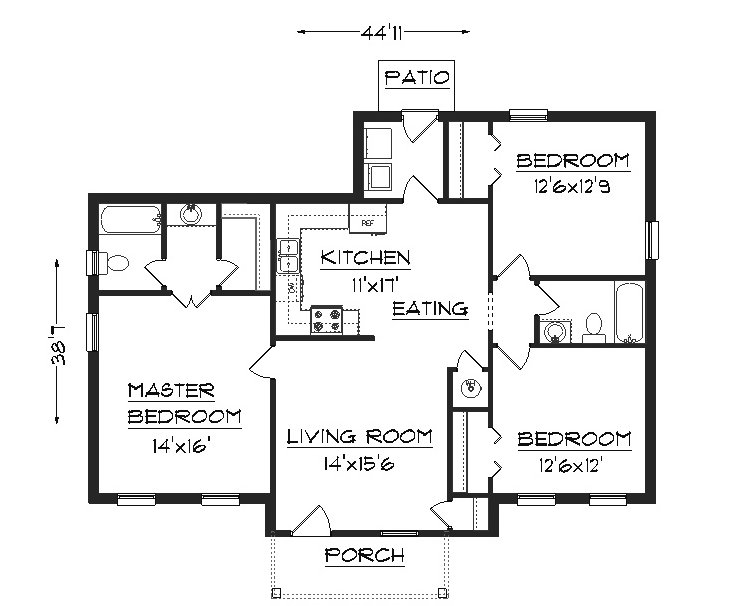
#> input picture course_opencv_learning-main/photos/qDhl7.jpg, 736 x 606 px
$ python gradients.py
#> lines starting #> are read from the running program, lines starting #| are printed output that depends on the picture; after the words box and inside, x2 and y2 are one past the last pixel; in counts of white or black regions, pixels touching at a corner belong together
import cv2 as cv
import numpy as np


img = cv.imread('photos/qDhl7.jpg')
#> img is the input picture: shape (606, 736, 3); min 0, max 255, mean 235.5
cv.imshow('Cat', img)

# FROM BASIC:
 #greyscale
gray = cv.cvtColor(img, cv.COLOR_BGR2GRAY)
cv.imshow('Gray', gray)

# Canny Edge Detection
canny = cv.Canny (gray, 125,175)
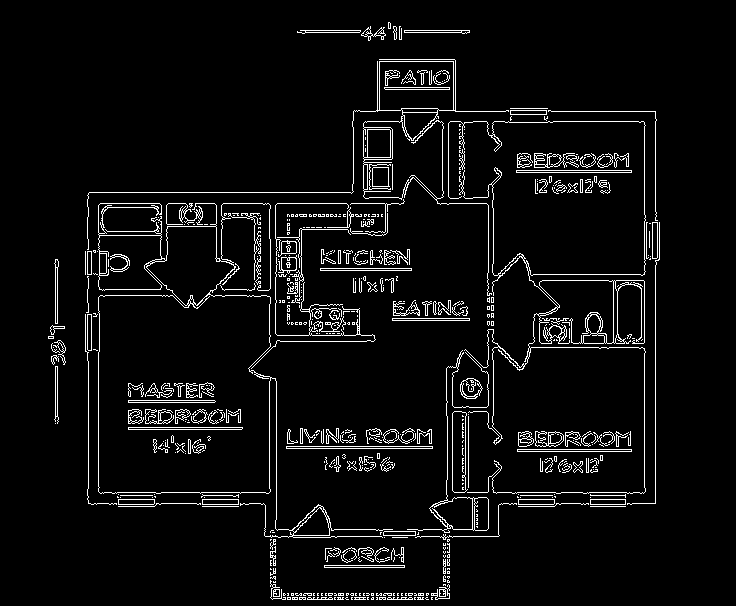
#> canny: shape (606, 736); 5.1% white in thin lines or dots, all inside (x1, y1, x2, y2) = (48, 22, 660, 600)
cv.imshow('Canny Edges', canny)


# Latplacing
lap = cv.Laplacian(gray, cv.CV_64F)
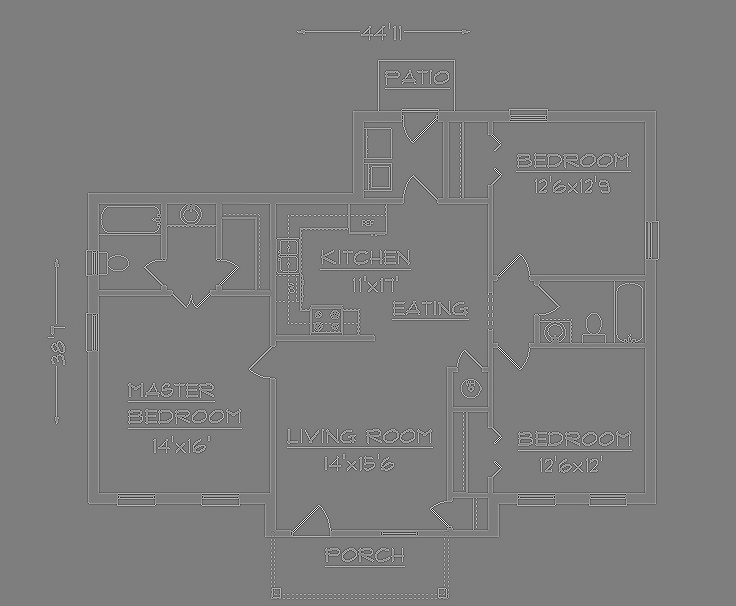
#> lap: shape (606, 736) float64; min -998, max 1020, mean 0; drawn with min black and max white
lap = np.uint8(np.absolute(lap))
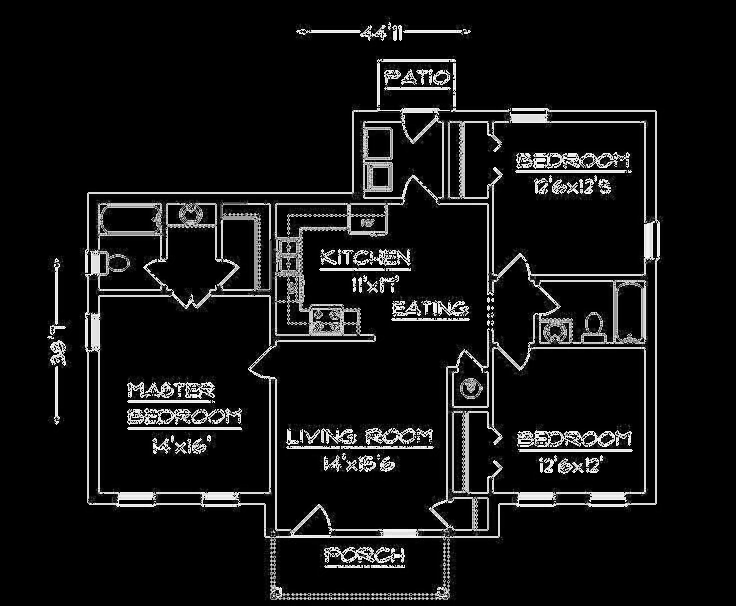
#> lap: shape (606, 736); min 0, max 255, mean 20.5
cv.imshow('Laplacian', lap)


# Sobel
sobelx = cv.Sobel(gray, cv.CV_64F, 1, 0)
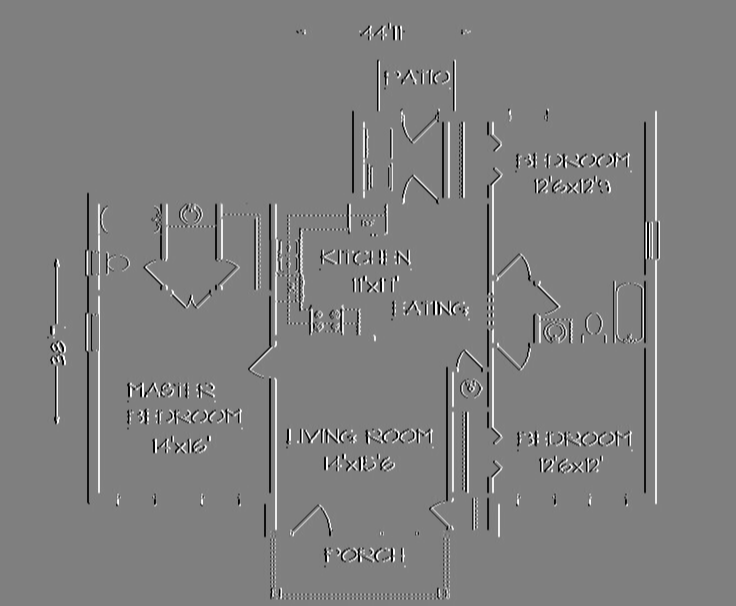
#> sobelx: shape (606, 736) float64; min -988, max 985, mean 0; drawn with min black and max white
sobel7 = cv.Sobel(gray, cv.CV_64F, 0, 1)
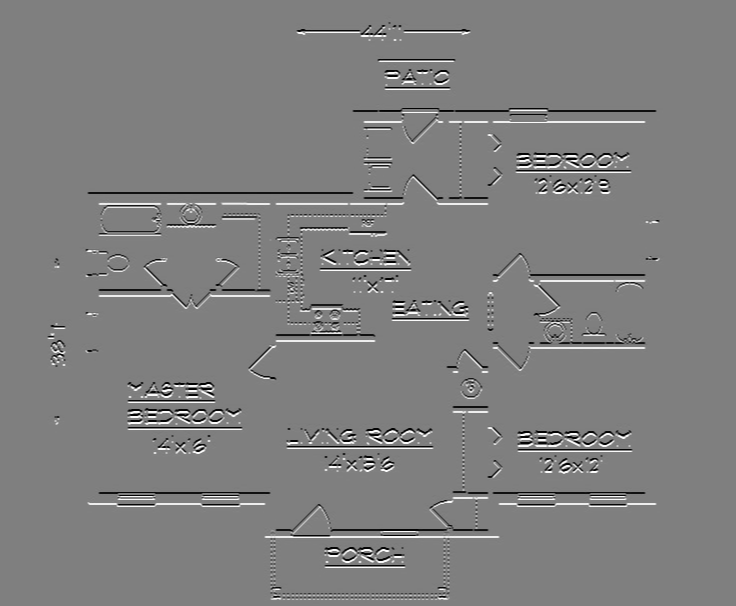
#> sobel7: shape (606, 736) float64; min -996, max 996, mean 0; drawn with min black and max white
combined_sobel = cv.bitwise_or(sobelx, sobel7)
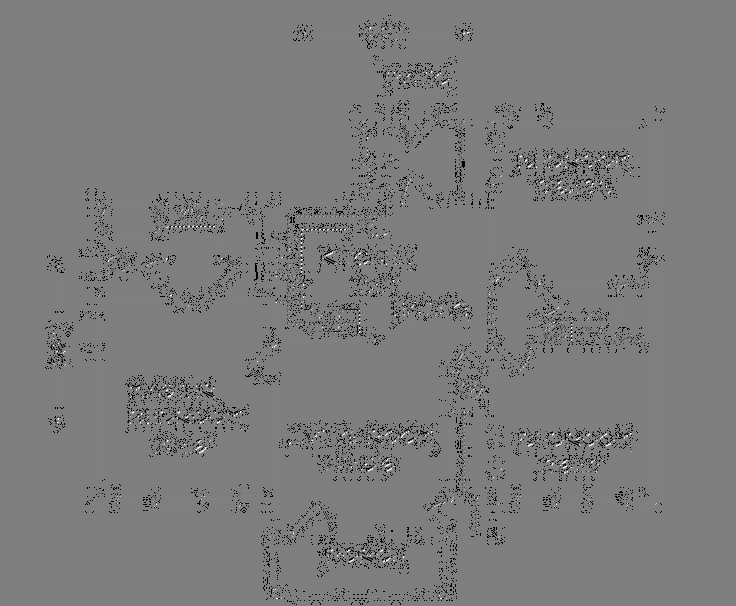
#> combined_sobel: shape (606, 736) float64; 2.11% of the values are NaN or infinite; the others: min -130944, max 130944, mean -609.2; drawn with min black, max white, NaN and infinite black
cv.imshow('Sobelcom', combined_sobel)
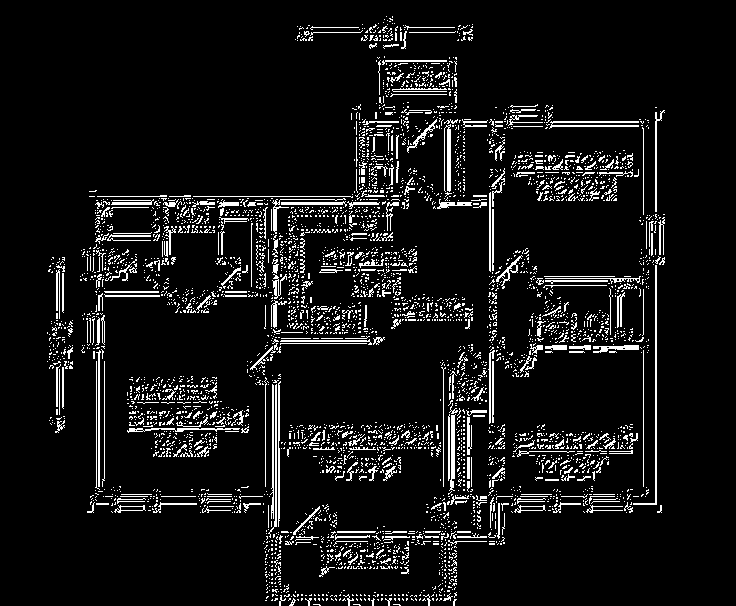
#> window 'Sobelcom': shape (606, 736); 7.8% white in thin lines or dots, all inside (x1, y1, x2, y2) = (47, 16, 665, 606)


cv.waitKey(0)
